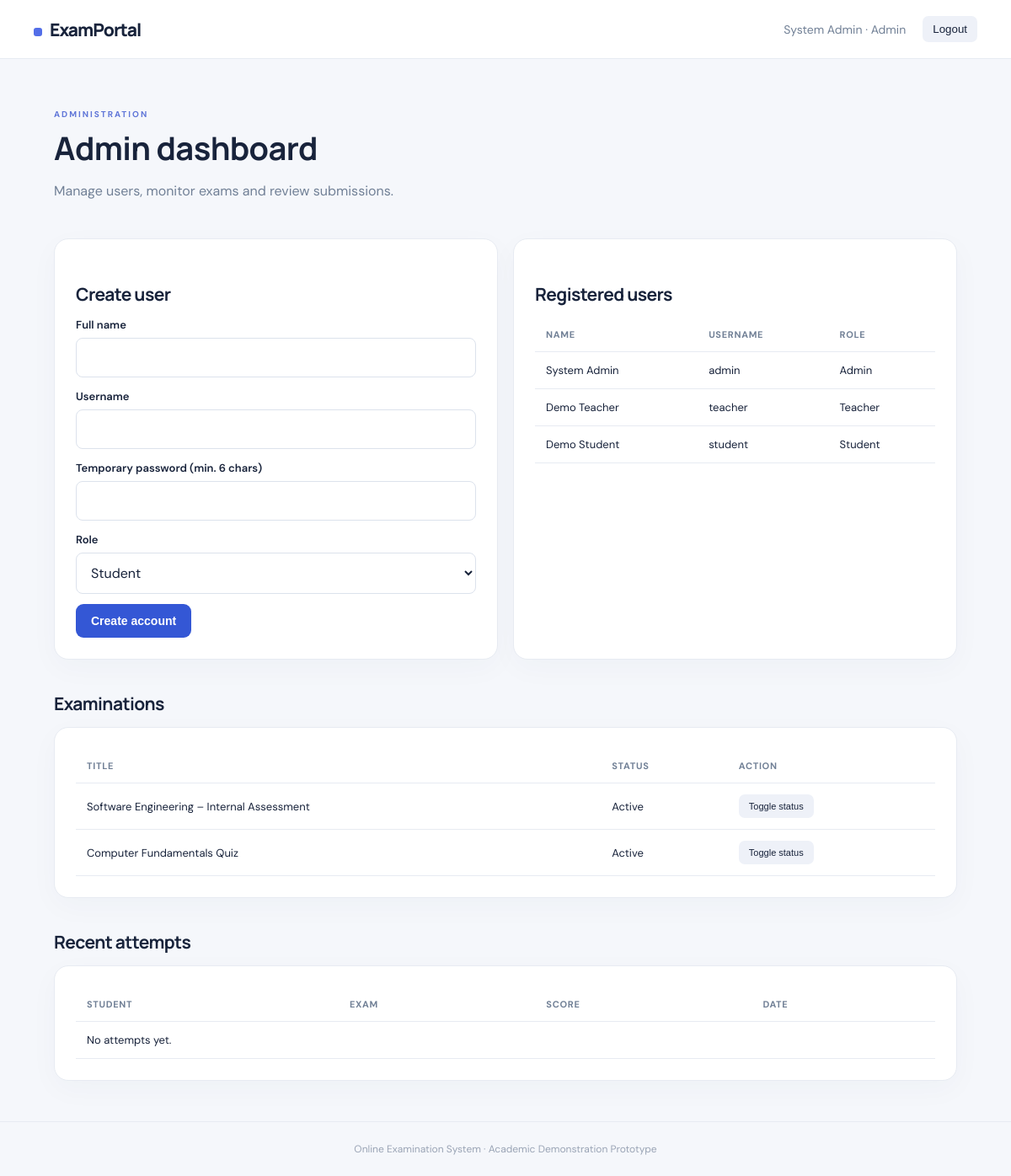
The app's page /dashboard (signed in) with its own data.
### tables this page shows
CREATE TABLE users(id INTEGER PRIMARY KEY AUTOINCREMENT,name TEXT NOT NULL,username TEXT UNIQUE NOT NULL,password_hash TEXT NOT NULL,role TEXT NOT NULL CHECK(role IN ('admin','teacher','student')));

CREATE TABLE exams(id INTEGER PRIMARY KEY AUTOINCREMENT,title TEXT NOT NULL,description TEXT,duration INTEGER NOT NULL DEFAULT 20,created_by INTEGER,active INTEGER NOT NULL DEFAULT 1,FOREIGN KEY(created_by) REFERENCES users(id));

### app.py (the view, shortened to what this page needs)
@app.route("/dashboard")
@login_required
def dashboard():
    with db() as con:
        if session["role"]=="teacher":
            exams=con.execute("""SELECT e.*,COUNT(q.id) qcount FROM exams e LEFT JOIN questions q ON q.exam_id=e.id
                                 WHERE e.created_by=? GROUP BY e.id ORDER BY e.id DESC""",(session["user_id"],)).fetchall()
            return render_template("teacher_dashboard.html",exams=exams)
        users=con.execute("SELECT id,name,username,role FROM users ORDER BY id").fetchall()
        exams=con.execute("SELECT * FROM exams ORDER BY id DESC").fetchall()
        attempts=con.execute("""SELECT a.*,u.name student,e.title FROM attempts a JOIN users u ON u.id=a.user_id
                                JOIN exams e ON e.id=a.exam_id ORDER BY a.id DESC LIMIT 20""").fetchall()
    return render_template("admin_dashboard.html",users=users,exams=exams,attempts=attempts)

### app.py (called while the page is built)
def db():
    conn = sqlite3.connect(DB_PATH)
    conn.row_factory = sqlite3.Row
    conn.execute("PRAGMA foreign_keys = ON")
    return conn

def login_required(fn):
    @wraps(fn)
    def wrapped(*args,**kwargs):
        if not session.get("user_id"):
            return redirect(url_for("login"))
        return fn(*args,**kwargs)
    return wrapped

@app.before_request
def csrf_guard():
    if request.method == "POST":
        token=session.get("_csrf")
        sent=request.form.get("_csrf")
        if not token or not sent or not secrets.compare_digest(token,sent):
            abort(400, "Invalid or missing CSRF token")

@app.context_processor
def inject_globals():
    if "_csrf" not in session:
        session["_csrf"]=secrets.token_urlsafe(24)
    return {"csrf_token":session["_csrf"]}

### templates/admin_dashboard.html
{% extends "base.html" %}{% block content %}<div class="heading"><div><p class="eyebrow">ADMINISTRATION</p><h1>Admin dashboard</h1><p class="muted">Manage users, monitor exams and review submissions.</p></div></div><div class="grid2"><section class="panel"><h2>Create user</h2><form method="post" action="{{ url_for('create_user') }}"><input type="hidden" name="_csrf" value="{{ csrf_token }}"><label>Full name</label><input name="name" required><label>Username</label><input name="username" required><label>Temporary password (min. 6 chars)</label><input name="password" type="password" minlength="6" required><label>Role</label><select name="role"><option value="student">Student</option><option value="teacher">Teacher</option><option value="admin">Admin</option></select><button class="btn">Create account</button></form></section><section class="panel"><h2>Registered users</h2><div class="table-wrap"><table><tr><th>Name</th><th>Username</th><th>Role</th></tr>{% for u in users %}<tr><td>{{ u.name }}</td><td>{{ u.username }}</td><td>{{ u.role|title }}</td></tr>{% endfor %}</table></div></section></div><h2 class="mt">Examinations</h2><div class="panel table-wrap"><table><tr><th>Title</th><th>Status</th><th>Action</th></tr>{% for e in exams %}<tr><td>{{ e.title }}</td><td>{{ 'Active' if e.active else 'Inactive' }}</td><td><form method="post" action="{{ url_for('toggle_exam',exam_id=e.id) }}"><input type="hidden" name="_csrf" value="{{ csrf_token }}"><button class="smallbtn">Toggle status</button></form></td></tr>{% endfor %}</table></div><h2 class="mt">Recent attempts</h2><div class="panel table-wrap"><table><tr><th>Student</th><th>Exam</th><th>Score</th><th>Date</th></tr>{% for a in attempts %}<tr><td>{{ a.student }}</td><td>{{ a.title }}</td><td>{{ a.score }}/{{ a.total }}</td><td>{{ a.submitted_at }}</td></tr>{% else %}<tr><td colspan="4">No attempts yet.</td></tr>{% endfor %}</table></div>{% endblock %}

### templates/base.html (shortened to what this page needs)
<!doctype html><html lang="en"><head><link rel="stylesheet" href="{{ url_for('static',filename='style.css') }}"></head><body><nav><a class="brand" href="{{ url_for('index') }}">ExamPortal</a><div>{% if session.get('user_id') %}<span>{{ session.get('name') }} · {{ session.get('role')|title }}</span><form class="inline" method="post" action="{{ url_for('logout') }}"><button class="navbtn">Logout</button></form>{% endif %}</div></nav><main>{% block content %}{% endblock %}</main><footer>Online Examination System · Academic Demonstration Prototype</footer></body></html>

### static/style.css (style rules this page uses)
:root { --ink:#18233b;--muted:#718096;--blue:#3457d5;--line:#e7ebf2;--bg:#f5f7fb }
* { box-sizing:border-box }
body { margin:0;background:var(--bg);color:var(--ink);font-family:'DM Sans',Arial,sans-serif }
nav { height:70px;background:#fff;border-bottom:1px solid var(--line);display:flex;align-items:center;justify-content:space-between;padding:0 max(calc((100% - 1120px)/2),24px) }
nav>div { display:flex;align-items:center;gap:20px;font-size:14px;color:var(--muted) }
.brand { font:800 21px Manrope;color:var(--ink);text-decoration:none;letter-spacing:-1px }
.brand:before { content:"";display:inline-block;width:10px;height:10px;background:#536ee8;border-radius:3px;margin-right:9px }
main { max-width:1120px;margin:48px auto;padding:0 24px;min-height:75vh }
footer { text-align:center;padding:24px;color:#9aa4b5;font-size:12px;border-top:1px solid var(--line) }
h1,h2,h3 { font-family:Manrope,sans-serif;letter-spacing:-.6px }
h1 { font-size:38px;line-height:1.15;margin:8px 0 12px }
h2 { font-size:21px;margin:26px 0 14px }
p { line-height:1.6 }
.muted,.lead { color:var(--muted) }
.eyebrow { font-size:10px;letter-spacing:2px;font-weight:700;color:#6076d8 }
.hero-card,.panel { background:#fff;border:1px solid var(--line);border-radius:17px;padding:25px;box-shadow:0 10px 35px #23365b08 }
.btn { display:inline-block;border:0;border-radius:9px;background:var(--blue);color:white;text-decoration:none;padding:12px 18px;font-weight:700;font-size:14px;cursor:pointer;margin-top:12px }
label { display:block;font-size:13px;font-weight:600;margin:14px 0 7px }
input:not([type=radio]),textarea,select { width:100%;padding:12px 13px;border:1px solid #dce2ec;border-radius:8px;font:inherit;color:var(--ink);background:#fff }
.heading { display:flex;justify-content:space-between;align-items:center;margin-bottom:28px }
.heading h1 { margin:4px 0 }
.mt { margin-top:38px }
.table-wrap { overflow-x:auto }
table { width:100%;border-collapse:collapse;font-size:13px }
th,td { text-align:left;padding:13px;border-bottom:1px solid var(--line) }
th { color:var(--muted);font-size:11px;text-transform:uppercase;letter-spacing:.7px }
.inline { display:inline }
.navbtn,.smallbtn { background:#eef1f8;border:0;padding:8px 12px;border-radius:7px;color:var(--ink);cursor:pointer }
.smallbtn { font-size:11px }
.grid2 { display:grid;grid-template-columns:1fr 1fr;gap:18px }

### records on screen
users: get "System Admin", name "System Admin", username "admin", role "Admin"
users: name "Demo Teacher", username "teacher", role "Teacher"
users: name "Demo Student", username "student", role "Student"
exams: title "Software Engineering – Internal Assessment", active "Active"
exams: title "Computer Fundamentals Quiz", active "Active"

### other values on screen
{{ session.get('role')|title }} "Admin"
